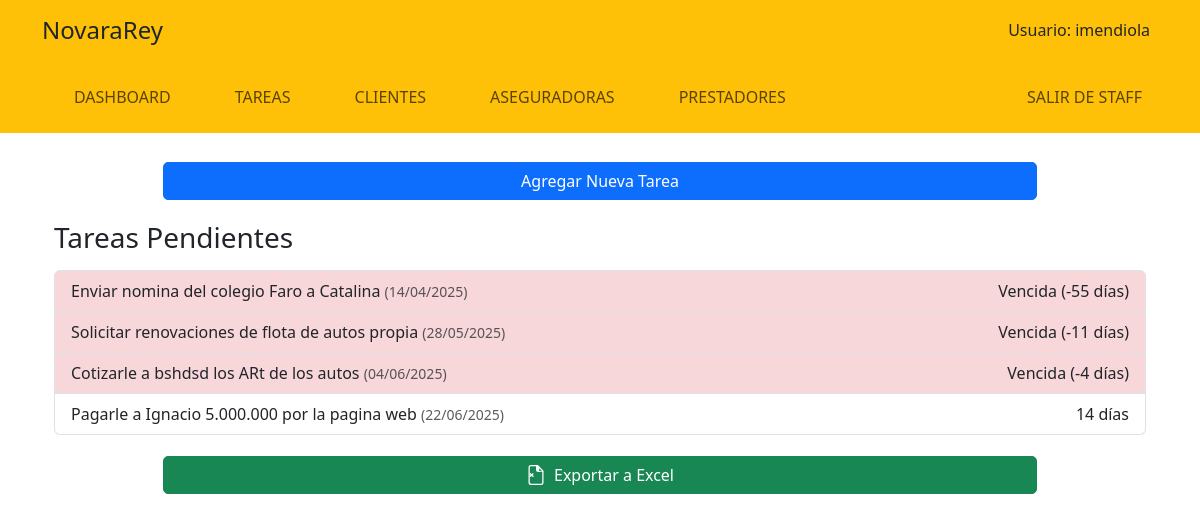
Before: /staff/tareas/ (signed in) with the older database file.
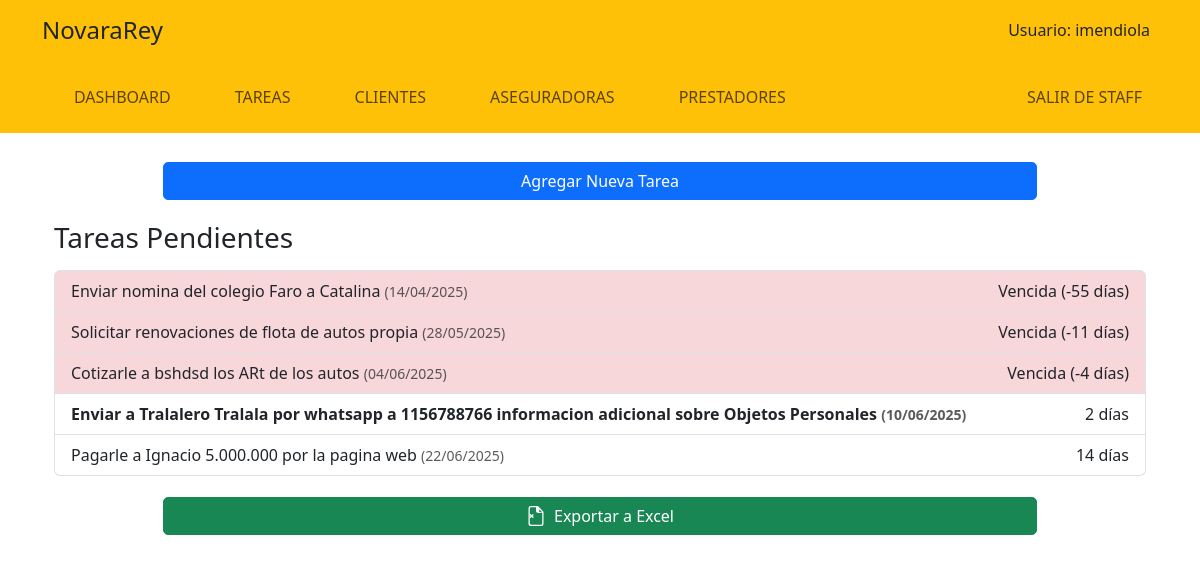
After: the same page with the newer database file.
### StaffApp/models.py (models this page shows, shortened)
class Tarea(models.Model):
    TASK_STATUS_CHOICES = [
        ('P', 'Pendiente'),
        ('F', 'Completada'),
        ('C', 'Cancelada'),
    ]
    titulo = models.CharField(max_length=100, verbose_name='Título')
    fecha_creacion = models.DateTimeField(auto_now_add=True, verbose_name='Fecha de Creación')
    usuario_creacion = models.ForeignKey(
        'auth.User', on_delete=models.CASCADE, related_name='tareas_creadas', verbose_name='Usuario Creador'
    )
    fecha_vencimiento = models.DateTimeField(verbose_name='Fecha de Vencimiento')
    status = models.CharField(
        max_length=1,
        choices=TASK_STATUS_CHOICES,
        default='P',
        verbose_name='Estado'
    )
    notas = models.TextField(verbose_name='Descripción')
    usuario_finalizacion = models.ForeignKey(
        'auth.User', on_delete=models.CASCADE, related_name='tareas_finalizadas', null=True, blank=True, verbose_name='Usuario de Finalización'
    )
    fecha_finalizacion = models.DateTimeField(null=True, blank=True, verbose_name='Fecha de Finalización')
    class Meta:
        verbose_name = 'Tarea'
        verbose_name_plural = 'Tareas'
        ordering = ['-fecha_creacion']
    def dias_restantes(self):
        if self.fecha_vencimiento:
            hoy = timezone.now().date()
            vencimiento = self.fecha_vencimiento.date()
            return (vencimiento - hoy).days
        return None

### StaffApp/views.py (the view)
# urls.py: path('tareas/', vista_tareas_main, name='tareas_main'),
@login_required(login_url='/login/login/')
def vista_tareas_main(request):
    tareas = Tarea.objects.filter(status='P').order_by('fecha_vencimiento')
    return render(request, 'StaffApp/tareasMain.html', {'tareas': tareas})

### StaffApp/templates/StaffApp/tareasMain.html (shortened to what this page needs)
{% extends "StaffApp/baseStaff.html" %}
{% block content %}
<div class="container mt-4">
    <div class="d-flex justify-content-center mb-3">
        <a href="{% url 'tareas_create' %}" class="btn btn-primary custom-btn">Agregar Nueva Tarea</a>
    </div>
    <h3 class="mb-3">Tareas Pendientes</h3>
    <ul class="list-group">
        {% for tarea in tareas %}
            {% with dias=tarea.dias_restantes %}
            <li class="list-group-item d-flex justify-content-between align-items-center
                {% if dias < 0 %}bg-danger-subtle{% endif %}">
                <a href="{% url 'tareas_edit' tarea.id %}" class="flex-grow-1 text-decoration-none text-dark"
                    {% if dias < 7 and dias >= 0 %}style="font-weight:bold;"{% endif %}>
                    {{ tarea.titulo }}
                    <small class="text-muted">({{ tarea.fecha_vencimiento|date:"d/m/Y" }})</small>
                </a>
                <span>
                    {% if dias < 0 %}
                        Vencida ({{ dias }} días)
                    {% else %}
                        {{ dias }} día{{ dias|pluralize }}
                    {% endif %}
                </span>
            </li>
            {% endwith %}
        {% empty %}
            <li class="list-group-item">No hay tareas pendientes.</li>
        {% endfor %}
    </ul>
    <div class="d-flex mb-3 mt-3 justify-content-center">
<a href="{% url 'tareas_export_excel' %}" class="btn btn-success custom-btn d-flex align-items-center justify-content-center">
    Exportar a Excel
</a>    </div>
</div>
{% endblock %}

Changed rows visible on the page:
added Tarea: titulo "Enviar a Tralalero Tralala por whatsapp a 1156788766 informacion adicional sobre Objetos Personales", fecha_vencimiento "10/06/2025", dias_restantes "2"
